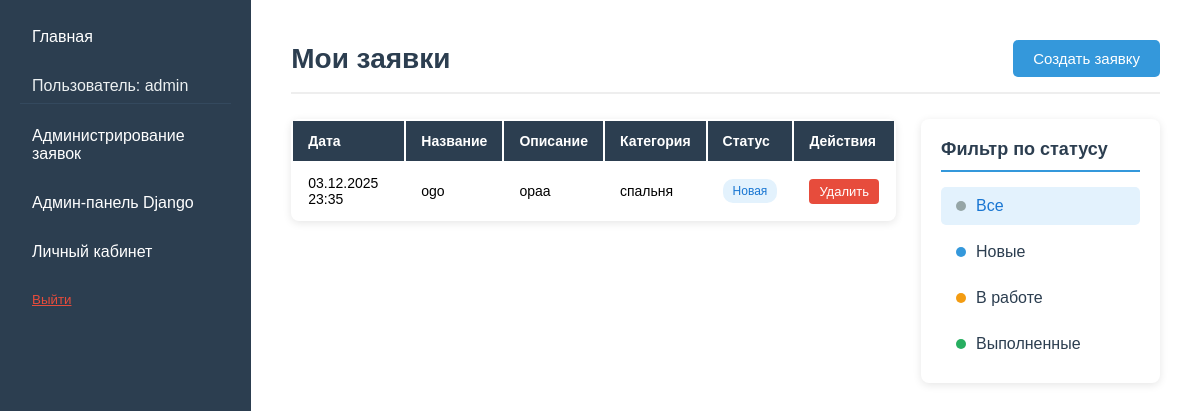
The app's page /catalog/my-applications/ (signed in), older data.
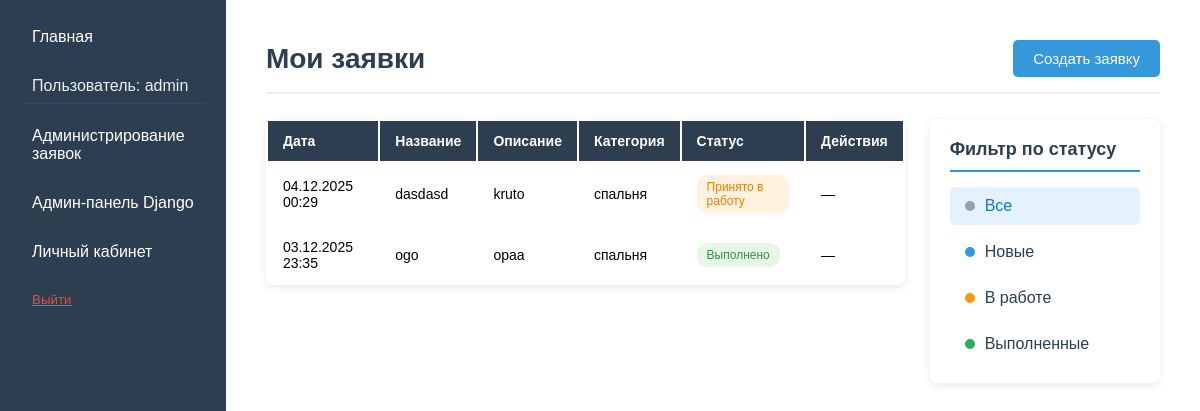
The same page, newer data.
### catalog/models.py (models this page shows, shortened)
class Application(models.Model):
    STATUS_CHOICES = [
        ('new', 'Новая'),
        ('in_progress', 'Принято в работу'),
        ('completed', 'Выполнено'),
    ]
    user = models.ForeignKey(User, on_delete=models.CASCADE, verbose_name='Пользователь')
    title = models.CharField(max_length=200, verbose_name='Название')
    description = models.TextField(verbose_name='Описание')
    category = models.ForeignKey(Category, on_delete=models.CASCADE, verbose_name='Категория')
    status = models.CharField(
        max_length=20,
        choices=STATUS_CHOICES,
        default='new',
        verbose_name='Статус'
    )
    created_at = models.DateTimeField(auto_now_add=True, verbose_name='Временная метка')
    admin_comment = models.TextField(verbose_name='Комментарий администратора', blank=True, null=True)
    class Meta:
        ordering = ['-created_at']
        verbose_name = 'Заявка'
        verbose_name_plural = 'Заявки'
    def can_be_deleted(self):
        return self.status in ['new']

class Category(models.Model):
    name = models.CharField(max_length=200, help_text="Введите категорию дизайна")

### catalog/views.py (the view)
# urls.py: path('my-applications/', views.my_applications, name='my_applications'),
@login_required
def my_applications(request):
    applications = Application.objects.filter(user=request.user)
    status_filter = request.GET.get('status')
    if status_filter:
        applications = applications.filter(status=status_filter)
    context = {
        'applications': applications,
        'status_filter': status_filter,
    }
    return render(request, 'catalog/my_applications.html', context)

### templates/catalog/my_applications.html (shortened to what this page needs)
{% extends "base_generic.html" %}
{% block content %}
<div class="applications-page">
    <div class="header-section">
        <h1>Мои заявки</h1>
        <a href="{% url 'create_application' %}" class="create-btn">
            Создать заявку
        </a>
    </div>
    <div class="content-wrapper">
        <div class="table-container">
            {% if applications %}
            <table>
                <thead>
                    <tr>
                        <th>Дата</th>
                        <th>Название</th>
                        <th>Описание</th>
                        <th>Категория</th>
                        <th>Статус</th>
                        <th>Действия</th>
                    </tr>
                </thead>
                <tbody>
                    {% for app in applications %}
                    <tr>
                        <td>{{ app.created_at|date:"d.m.Y H:i" }}</td>
                        <td>{{ app.title }}</td>
                        <td>{{ app.description|truncatechars:50 }}</td>
                        <td>{{ app.category.name }}</td>
                        <td>
                            <span class="status {{ app.status }}">
                                {{ app.get_status_display }}
                            </span>
                        </td>
                        <td>
                            {% if app.can_be_deleted %}
                            <a href="{% url 'delete_application' app.pk %}" class="delete-btn"
                               onclick="return confirm('Удалить заявку?')">
                                Удалить
                            </a>
                            {% else %}
                            <span class="no-delete">—</span>
                            {% endif %}
                        </td>
                    </tr>
                    {% endfor %}
                </tbody>
            </table>
            {% else %}
            <div class="no-applications">
                <h3>Нет заявок</h3>
                <p>Создайте первую заявку</p>
                <a href="{% url 'create_application' %}" class="create-btn">Создать заявку</a>
            </div>
            {% endif %}
        </div>
        <div class="filter-panel">
            <div class="filter-card">
                <h3>Фильтр по статусу</h3>
                <div class="filters">
                    <a href="{% url 'my_applications' %}" class="filter {% if not status_filter %}active{% endif %}">
                        <span class="dot"></span> Все
                    </a>
                    <a href="{% url 'my_applications' %}?status=new" class="filter {% if status_filter == 'new' %}active{% endif %}">
                        <span class="dot blue"></span> Новые
                    </a>
                    <a href="{% url 'my_applications' %}?status=in_progress" class="filter {% if status_filter == 'in_progress' %}active{% endif %}">
                        <span class="dot orange"></span> В работе
                    </a>
                    <a href="{% url 'my_applications' %}?status=completed" class="filter {% if status_filter == 'completed' %}active{% endif %}">
                        <span class="dot green"></span> Выполненные
                    </a>
                </div>
            </div>
        </div>
    </div>
</div>
{% endblock %}

Row changes from the older to the newer data that the page shows:
added Application: created_at "04.12.2025 00:29", title "dasdasd", description "kruto", category.name "спальня", status "Принято в работу"
changed Application "ogo": status "Новая" → "Выполнено"; status "Удалить" → "—"
